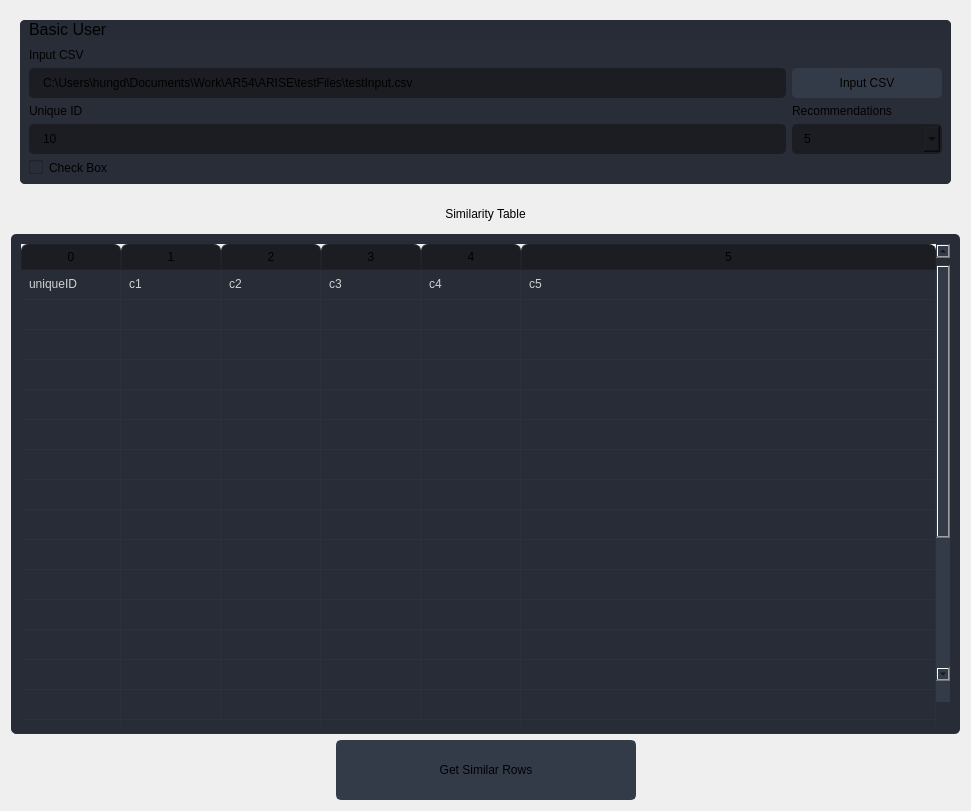
<?xml version="1.0" encoding="UTF-8"?>
<ui version="4.0">
 <class>Form</class>
 <widget class="QWidget" name="Form">
  <property name="geometry">
   <rect>
    <x>0</x>
    <y>0</y>
    <width>971</width>
    <height>811</height>
   </rect>
  </property>
  <property name="windowTitle">
   <string>Form</string>
  </property>
  <layout class="QVBoxLayout" name="verticalLayout">
   <item>
    <widget class="QFrame" name="frame">
     <property name="styleSheet">
      <string notr="true">border-radius: 5px;</string>
     </property>
     <property name="frameShape">
      <enum>QFrame::StyledPanel</enum>
     </property>
     <property name="frameShadow">
      <enum>QFrame::Raised</enum>
     </property>
     <layout class="QVBoxLayout" name="verticalLayout_3">
      <item>
       <widget class="QFrame" name="frame_div_content_1">
        <property name="minimumSize">
         <size>
          <width>0</width>
          <height>110</height>
         </size>
        </property>
        <property name="maximumSize">
         <size>
          <width>16777215</width>
          <height>16777215</height>
         </size>
        </property>
        <property name="styleSheet">
         <string notr="true">background-color: rgb(41, 45, 56);
border-radius: 5px;
</string>
        </property>
        <property name="frameShape">
         <enum>QFrame::NoFrame</enum>
        </property>
        <property name="frameShadow">
         <enum>QFrame::Raised</enum>
        </property>
        <layout class="QVBoxLayout" name="verticalLayout_7">
         <property name="spacing">
          <number>0</number>
         </property>
         <property name="leftMargin">
          <number>0</number>
         </property>
         <property name="topMargin">
          <number>0</number>
         </property>
         <property name="rightMargin">
          <number>0</number>
         </property>
         <property name="bottomMargin">
          <number>0</number>
         </property>
         <item>
          <widget class="QFrame" name="frame_title_wid_1">
           <property name="maximumSize">
            <size>
             <width>16777215</width>
             <height>35</height>
            </size>
           </property>
           <property name="styleSheet">
            <string notr="true">background-color: rgb(39, 44, 54);</string>
           </property>
           <property name="frameShape">
            <enum>QFrame::StyledPanel</enum>
           </property>
           <property name="frameShadow">
            <enum>QFrame::Raised</enum>
           </property>
           <layout class="QHBoxLayout" name="horizontalLayout_3">
            <property name="spacing">
             <number>0</number>
            </property>
            <property name="topMargin">
             <number>0</number>
            </property>
            <property name="bottomMargin">
             <number>0</number>
            </property>
            <item>
             <widget class="QLabel" name="labelBoxBlenderInstalation">
              <property name="font">
               <font>
                <family>Segoe UI</family>
                <pointsize>12</pointsize>
                <weight>50</weight>
                <bold>false</bold>
               </font>
              </property>
              <property name="styleSheet">
               <string notr="true"/>
              </property>
              <property name="text">
               <string>Basic User</string>
              </property>
             </widget>
            </item>
           </layout>
          </widget>
         </item>
         <item>
          <widget class="QFrame" name="frame_content_wid_1">
           <property name="frameShape">
            <enum>QFrame::NoFrame</enum>
           </property>
           <property name="frameShadow">
            <enum>QFrame::Raised</enum>
           </property>
           <layout class="QVBoxLayout" name="verticalLayout_2">
            <item>
             <layout class="QGridLayout" name="gridLayout_5">
              <property name="bottomMargin">
               <number>0</number>
              </property>
              <item row="1" column="0">
               <widget class="QLineEdit" name="lineEdit_inputCSV">
                <property name="minimumSize">
                 <size>
                  <width>0</width>
                  <height>30</height>
                 </size>
                </property>
                <property name="styleSheet">
                 <string notr="true">QLineEdit {
	background-color: rgb(27, 29, 35);
	border-radius: 5px;
	border: 2px solid rgb(27, 29, 35);
	padding-left: 10px;
}
QLineEdit:hover {
	border: 2px solid rgb(64, 71, 88);
}
QLineEdit:focus {
	border: 2px solid rgb(91, 101, 124);
}</string>
                </property>
                <property name="text">
                 <string>C:\Users\hungd\Documents\Work\AR54\ARISE\testFiles\testInput.csv</string>
                </property>
                <property name="placeholderText">
                 <string>C:\Users\MACD\constituents\constituents_example.csv</string>
                </property>
               </widget>
              </item>
              <item row="1" column="1">
               <widget class="QPushButton" name="pushButton_inputCSV">
                <property name="minimumSize">
                 <size>
                  <width>150</width>
                  <height>30</height>
                 </size>
                </property>
                <property name="font">
                 <font>
                  <family>Segoe UI</family>
                  <pointsize>9</pointsize>
                 </font>
                </property>
                <property name="styleSheet">
                 <string notr="true">QPushButton {
	border: 2px solid rgb(52, 59, 72);
	border-radius: 5px;	
	background-color: rgb(52, 59, 72);
}
QPushButton:hover {
	background-color: rgb(57, 65, 80);
	border: 2px solid rgb(61, 70, 86);
}
QPushButton:pressed {	
	background-color: rgb(35, 40, 49);
	border: 2px solid rgb(43, 50, 61);
}</string>
                </property>
                <property name="text">
                 <string>Input CSV</string>
                </property>
                <property name="icon">
                 <iconset resource="../uiResourceFiles/files.qrc">
                  <normaloff>:/16x16/icons/16x16/cil-folder-open.png</normaloff>:/16x16/icons/16x16/cil-folder-open.png</iconset>
                </property>
               </widget>
              </item>
              <item row="0" column="0">
               <widget class="QLabel" name="label">
                <property name="text">
                 <string>Input CSV</string>
                </property>
                <property name="alignment">
                 <set>Qt::AlignLeading|Qt::AlignLeft|Qt::AlignVCenter</set>
                </property>
               </widget>
              </item>
             </layout>
            </item>
            <item>
             <layout class="QGridLayout" name="gridLayout">
              <property name="bottomMargin">
               <number>0</number>
              </property>
              <item row="1" column="3">
               <widget class="QComboBox" name="comboBox">
                <property name="minimumSize">
                 <size>
                  <width>150</width>
                  <height>30</height>
                 </size>
                </property>
                <property name="maximumSize">
                 <size>
                  <width>16777215</width>
                  <height>16777215</height>
                 </size>
                </property>
                <property name="font">
                 <font>
                  <family>Segoe UI</family>
                  <pointsize>9</pointsize>
                 </font>
                </property>
                <property name="autoFillBackground">
                 <bool>false</bool>
                </property>
                <property name="styleSheet">
                 <string notr="true">QComboBox{
	background-color: rgb(27, 29, 35);
	border-radius: 5px;
	border: 2px solid rgb(27, 29, 35);
	padding: 5px;
	padding-left: 10px;
}

QComboBox:hover{
	border: 2px solid rgb(64, 71, 88);
}

QComboBox QAbstractItemView {
	color: rgb(85, 170, 255);	
	background-color: rgb(27, 29, 35);
	padding: 10px;
	selection-background-color: rgb(39, 44, 54);
}

QComboBox:down-arrow {
    image: url('../uiResourceFiles/icons/16x16/cil-arrow-bottom.png');
}</string>
                </property>
                <property name="iconSize">
                 <size>
                  <width>16</width>
                  <height>16</height>
                 </size>
                </property>
                <property name="frame">
                 <bool>true</bool>
                </property>
                <item>
                 <property name="text">
                  <string>5</string>
                 </property>
                </item>
                <item>
                 <property name="text">
                  <string>10</string>
                 </property>
                </item>
                <item>
                 <property name="text">
                  <string>15</string>
                 </property>
                </item>
                <item>
                 <property name="text">
                  <string>20</string>
                 </property>
                </item>
               </widget>
              </item>
              <item row="0" column="3" alignment="Qt::AlignLeft">
               <widget class="QLabel" name="label_3">
                <property name="maximumSize">
                 <size>
                  <width>16777215</width>
                  <height>15</height>
                 </size>
                </property>
                <property name="contextMenuPolicy">
                 <enum>Qt::NoContextMenu</enum>
                </property>
                <property name="text">
                 <string>Recommendations</string>
                </property>
               </widget>
              </item>
              <item row="0" column="1">
               <widget class="QLabel" name="label_2">
                <property name="text">
                 <string>Unique ID</string>
                </property>
                <property name="alignment">
                 <set>Qt::AlignLeading|Qt::AlignLeft|Qt::AlignVCenter</set>
                </property>
               </widget>
              </item>
              <item row="1" column="1">
               <widget class="QLineEdit" name="lineEdit_uniqueID">
                <property name="minimumSize">
                 <size>
                  <width>0</width>
                  <height>30</height>
                 </size>
                </property>
                <property name="styleSheet">
                 <string notr="true">QLineEdit {
	background-color: rgb(27, 29, 35);
	border-radius: 5px;
	border: 2px solid rgb(27, 29, 35);
	padding-left: 10px;
}
QLineEdit:hover {
	border: 2px solid rgb(64, 71, 88);
}
QLineEdit:focus {
	border: 2px solid rgb(91, 101, 124);
}</string>
                </property>
                <property name="text">
                 <string>10</string>
                </property>
                <property name="alignment">
                 <set>Qt::AlignLeading|Qt::AlignLeft|Qt::AlignVCenter</set>
                </property>
                <property name="placeholderText">
                 <string>2020-01-01</string>
                </property>
               </widget>
              </item>
             </layout>
            </item>
            <item>
             <widget class="QCheckBox" name="checkBox">
              <property name="minimumSize">
               <size>
                <width>0</width>
                <height>0</height>
               </size>
              </property>
              <property name="maximumSize">
               <size>
                <width>120</width>
                <height>16777215</height>
               </size>
              </property>
              <property name="autoFillBackground">
               <bool>false</bool>
              </property>
              <property name="styleSheet">
               <string notr="true">QCheckBox::indicator::checked
{
background-color : rgb(27, 29, 35);
image: url('../uiResourceFiles/icons/16x16/cil-check-alt.png');
}</string>
              </property>
              <property name="text">
               <string>Check Box</string>
              </property>
             </widget>
            </item>
           </layout>
          </widget>
         </item>
        </layout>
       </widget>
      </item>
     </layout>
    </widget>
   </item>
   <item>
    <layout class="QGridLayout" name="gridLayout_2">
     <item row="1" column="0">
      <widget class="QTableWidget" name="tableWidget">
       <property name="sizePolicy">
        <sizepolicy hsizetype="Expanding" vsizetype="Expanding">
         <horstretch>0</horstretch>
         <verstretch>0</verstretch>
        </sizepolicy>
       </property>
       <property name="maximumSize">
        <size>
         <width>16777215</width>
         <height>500</height>
        </size>
       </property>
       <property name="palette">
        <palette>
         <active>
          <colorrole role="WindowText">
           <brush brushstyle="SolidPattern">
            <color alpha="255">
             <red>210</red>
             <green>210</green>
             <blue>210</blue>
            </color>
           </brush>
          </colorrole>
          <colorrole role="Button">
           <brush brushstyle="SolidPattern">
            <color alpha="255">
             <red>39</red>
             <green>44</green>
             <blue>54</blue>
            </color>
           </brush>
          </colorrole>
          <colorrole role="Text">
           <brush brushstyle="SolidPattern">
            <color alpha="255">
             <red>210</red>
             <green>210</green>
             <blue>210</blue>
            </color>
           </brush>
          </colorrole>
          <colorrole role="ButtonText">
           <brush brushstyle="SolidPattern">
            <color alpha="255">
             <red>210</red>
             <green>210</green>
             <blue>210</blue>
            </color>
           </brush>
          </colorrole>
          <colorrole role="Base">
           <brush brushstyle="SolidPattern">
            <color alpha="255">
             <red>39</red>
             <green>44</green>
             <blue>54</blue>
            </color>
           </brush>
          </colorrole>
          <colorrole role="Window">
           <brush brushstyle="SolidPattern">
            <color alpha="255">
             <red>39</red>
             <green>44</green>
             <blue>54</blue>
            </color>
           </brush>
          </colorrole>
         </active>
         <inactive>
          <colorrole role="WindowText">
           <brush brushstyle="SolidPattern">
            <color alpha="255">
             <red>210</red>
             <green>210</green>
             <blue>210</blue>
            </color>
           </brush>
          </colorrole>
          <colorrole role="Button">
           <brush brushstyle="SolidPattern">
            <color alpha="255">
             <red>39</red>
             <green>44</green>
             <blue>54</blue>
            </color>
           </brush>
          </colorrole>
          <colorrole role="Text">
           <brush brushstyle="SolidPattern">
            <color alpha="255">
             <red>210</red>
             <green>210</green>
             <blue>210</blue>
            </color>
           </brush>
          </colorrole>
          <colorrole role="ButtonText">
           <brush brushstyle="SolidPattern">
            <color alpha="255">
             <red>210</red>
             <green>210</green>
             <blue>210</blue>
            </color>
           </brush>
          </colorrole>
          <colorrole role="Base">
           <brush brushstyle="SolidPattern">
            <color alpha="255">
             <red>39</red>
             <green>44</green>
             <blue>54</blue>
            </color>
           </brush>
          </colorrole>
          <colorrole role="Window">
           <brush brushstyle="SolidPattern">
            <color alpha="255">
             <red>39</red>
             <green>44</green>
             <blue>54</blue>
            </color>
           </brush>
          </colorrole>
         </inactive>
         <disabled>
          <colorrole role="WindowText">
           <brush brushstyle="SolidPattern">
            <color alpha="255">
             <red>210</red>
             <green>210</green>
             <blue>210</blue>
            </color>
           </brush>
          </colorrole>
          <colorrole role="Button">
           <brush brushstyle="SolidPattern">
            <color alpha="255">
             <red>39</red>
             <green>44</green>
             <blue>54</blue>
            </color>
           </brush>
          </colorrole>
          <colorrole role="Text">
           <brush brushstyle="SolidPattern">
            <color alpha="255">
             <red>210</red>
             <green>210</green>
             <blue>210</blue>
            </color>
           </brush>
          </colorrole>
          <colorrole role="ButtonText">
           <brush brushstyle="SolidPattern">
            <color alpha="255">
             <red>210</red>
             <green>210</green>
             <blue>210</blue>
            </color>
           </brush>
          </colorrole>
          <colorrole role="Base">
           <brush brushstyle="SolidPattern">
            <color alpha="255">
             <red>39</red>
             <green>44</green>
             <blue>54</blue>
            </color>
           </brush>
          </colorrole>
          <colorrole role="Window">
           <brush brushstyle="SolidPattern">
            <color alpha="255">
             <red>39</red>
             <green>44</green>
             <blue>54</blue>
            </color>
           </brush>
          </colorrole>
         </disabled>
        </palette>
       </property>
       <property name="styleSheet">
        <string notr="true">QTableWidget {	
	background-color: rgb(39, 44, 54);
	padding: 10px;
	border-radius: 5px;
	gridline-color: rgb(44, 49, 60);
	border-bottom: 1px solid rgb(44, 49, 60);
}
QTableWidget::item{
	border-color: rgb(44, 49, 60);
	padding-left: 5px;
	padding-right: 5px;
	gridline-color: rgb(44, 49, 60);
}
QTableWidget::item:selected{
	background-color: rgb(85, 170, 255);
}
QScrollBar:horizontal {
    border: none;
    background: rgb(52, 59, 72);
    height: 14px;
    margin: 0px 21px 0 21px;
	border-radius: 0px;
}
 QScrollBar:vertical {
	border: none;
    background: rgb(52, 59, 72);
    width: 14px;
    margin: 21px 0 21px 0;
	border-radius: 0px;
 }
QHeaderView::section{
	Background-color: rgb(39, 44, 54);
	max-width: 30px;
	border: 1px solid rgb(44, 49, 60);
	border-style: none;
    border-bottom: 1px solid rgb(44, 49, 60);
    border-right: 1px solid rgb(44, 49, 60);
}
QTableWidget::horizontalHeader {	
	background-color: rgb(81, 255, 0);
}
QHeaderView::section:horizontal
{
    border: 1px solid rgb(32, 34, 42);
	background-color: rgb(27, 29, 35);
	padding: 3px;
	border-top-left-radius: 7px;
    border-top-right-radius: 7px;
}
QHeaderView::section:vertical
{
    border: 1px solid rgb(44, 49, 60);
}
</string>
       </property>
       <property name="frameShape">
        <enum>QFrame::NoFrame</enum>
       </property>
       <property name="verticalScrollBarPolicy">
        <enum>Qt::ScrollBarAlwaysOn</enum>
       </property>
       <property name="sizeAdjustPolicy">
        <enum>QAbstractScrollArea::AdjustToContents</enum>
       </property>
       <property name="editTriggers">
        <set>QAbstractItemView::NoEditTriggers</set>
       </property>
       <property name="alternatingRowColors">
        <bool>false</bool>
       </property>
       <property name="selectionMode">
        <enum>QAbstractItemView::SingleSelection</enum>
       </property>
       <property name="selectionBehavior">
        <enum>QAbstractItemView::SelectRows</enum>
       </property>
       <property name="showGrid">
        <bool>true</bool>
       </property>
       <property name="gridStyle">
        <enum>Qt::SolidLine</enum>
       </property>
       <property name="sortingEnabled">
        <bool>false</bool>
       </property>
       <attribute name="horizontalHeaderVisible">
        <bool>true</bool>
       </attribute>
       <attribute name="horizontalHeaderCascadingSectionResizes">
        <bool>true</bool>
       </attribute>
       <attribute name="horizontalHeaderDefaultSectionSize">
        <number>100</number>
       </attribute>
       <attribute name="horizontalHeaderStretchLastSection">
        <bool>true</bool>
       </attribute>
       <attribute name="verticalHeaderVisible">
        <bool>false</bool>
       </attribute>
       <attribute name="verticalHeaderCascadingSectionResizes">
        <bool>false</bool>
       </attribute>
       <attribute name="verticalHeaderHighlightSections">
        <bool>false</bool>
       </attribute>
       <attribute name="verticalHeaderStretchLastSection">
        <bool>true</bool>
       </attribute>
       <row>
        <property name="text">
         <string>New Row</string>
        </property>
        <property name="font">
         <font>
          <family>Segoe UI</family>
         </font>
        </property>
       </row>
       <row>
        <property name="text">
         <string>New Row</string>
        </property>
       </row>
       <row>
        <property name="text">
         <string>New Row</string>
        </property>
       </row>
       <row>
        <property name="text">
         <string>New Row</string>
        </property>
       </row>
       <row>
        <property name="text">
         <string>New Row</string>
        </property>
       </row>
       <row>
        <property name="text">
         <string>New Row</string>
        </property>
       </row>
       <row>
        <property name="text">
         <string>New Row</string>
        </property>
       </row>
       <row>
        <property name="text">
         <string>New Row</string>
        </property>
       </row>
       <row>
        <property name="text">
         <string>New Row</string>
        </property>
       </row>
       <row>
        <property name="text">
         <string>New Row</string>
        </property>
       </row>
       <row>
        <property name="text">
         <string>New Row</string>
        </property>
       </row>
       <row>
        <property name="text">
         <string>New Row</string>
        </property>
       </row>
       <row>
        <property name="text">
         <string>New Row</string>
        </property>
       </row>
       <row>
        <property name="text">
         <string>New Row</string>
        </property>
       </row>
       <row>
        <property name="text">
         <string>New Row</string>
        </property>
       </row>
       <row>
        <property name="text">
         <string>New Row</string>
        </property>
       </row>
       <row>
        <property name="text">
         <string>New Row</string>
        </property>
       </row>
       <row>
        <property name="text">
         <string>New Row</string>
        </property>
       </row>
       <row>
        <property name="text">
         <string>New Row</string>
        </property>
       </row>
       <row>
        <property name="text">
         <string>New Row</string>
        </property>
       </row>
       <row>
        <property name="text">
         <string>New Row</string>
        </property>
       </row>
       <row>
        <property name="text">
         <string>New Row</string>
        </property>
       </row>
       <row>
        <property name="text">
         <string>New Row</string>
        </property>
       </row>
       <row>
        <property name="text">
         <string>New Row</string>
        </property>
       </row>
       <column>
        <property name="text">
         <string>0</string>
        </property>
       </column>
       <column>
        <property name="text">
         <string>1</string>
        </property>
       </column>
       <column>
        <property name="text">
         <string>2</string>
        </property>
       </column>
       <column>
        <property name="text">
         <string>3</string>
        </property>
       </column>
       <column>
        <property name="text">
         <string>4</string>
        </property>
       </column>
       <column>
        <property name="text">
         <string>5</string>
        </property>
       </column>
       <item row="0" column="0">
        <property name="text">
         <string>uniqueID</string>
        </property>
       </item>
       <item row="0" column="1">
        <property name="text">
         <string>c1</string>
        </property>
       </item>
       <item row="0" column="2">
        <property name="text">
         <string>c2</string>
        </property>
       </item>
       <item row="0" column="3">
        <property name="text">
         <string>c3</string>
        </property>
       </item>
       <item row="0" column="4">
        <property name="text">
         <string>c4</string>
        </property>
       </item>
       <item row="0" column="5">
        <property name="text">
         <string>c5</string>
        </property>
       </item>
       <item row="1" column="0">
        <property name="text">
         <string/>
        </property>
       </item>
       <item row="1" column="1">
        <property name="text">
         <string/>
        </property>
       </item>
       <item row="1" column="2">
        <property name="text">
         <string/>
        </property>
       </item>
       <item row="1" column="3">
        <property name="text">
         <string/>
        </property>
       </item>
      </widget>
     </item>
     <item row="0" column="0">
      <widget class="QLabel" name="label_4">
       <property name="text">
        <string>Similarity Table</string>
       </property>
       <property name="alignment">
        <set>Qt::AlignCenter</set>
       </property>
      </widget>
     </item>
    </layout>
   </item>
   <item>
    <layout class="QHBoxLayout" name="horizontalLayout_2">
     <item>
      <spacer name="horizontalSpacer">
       <property name="orientation">
        <enum>Qt::Horizontal</enum>
       </property>
       <property name="sizeHint" stdset="0">
        <size>
         <width>40</width>
         <height>20</height>
        </size>
       </property>
      </spacer>
     </item>
     <item>
      <widget class="QPushButton" name="pushButton_getSimRows">
       <property name="minimumSize">
        <size>
         <width>300</width>
         <height>60</height>
        </size>
       </property>
       <property name="font">
        <font>
         <family>Segoe UI</family>
         <pointsize>9</pointsize>
        </font>
       </property>
       <property name="styleSheet">
        <string notr="true">QPushButton {
	border: 2px solid rgb(52, 59, 72);
	border-radius: 5px;	
	background-color: rgb(52, 59, 72);
}
QPushButton:hover {
	background-color: rgb(57, 65, 80);
	border: 2px solid rgb(61, 70, 86);
}
QPushButton:pressed {	
	background-color: rgb(35, 40, 49);
	border: 2px solid rgb(43, 50, 61);
}</string>
       </property>
       <property name="text">
        <string>Get Similar Rows</string>
       </property>
       <property name="icon">
        <iconset resource="../uiResourceFiles/files.qrc">
         <normaloff>:/16x16/icons/16x16/cil-folder-open.png</normaloff>:/16x16/icons/16x16/cil-folder-open.png</iconset>
       </property>
      </widget>
     </item>
     <item>
      <spacer name="horizontalSpacer_2">
       <property name="orientation">
        <enum>Qt::Horizontal</enum>
       </property>
       <property name="sizeHint" stdset="0">
        <size>
         <width>40</width>
         <height>20</height>
        </size>
       </property>
      </spacer>
     </item>
    </layout>
   </item>
  </layout>
 </widget>
 <resources>
  <include location="../uiResourceFiles/files.qrc"/>
  <include location="../uiResourceFiles/files.qrc"/>
 </resources>
 <connections/>
</ui>
